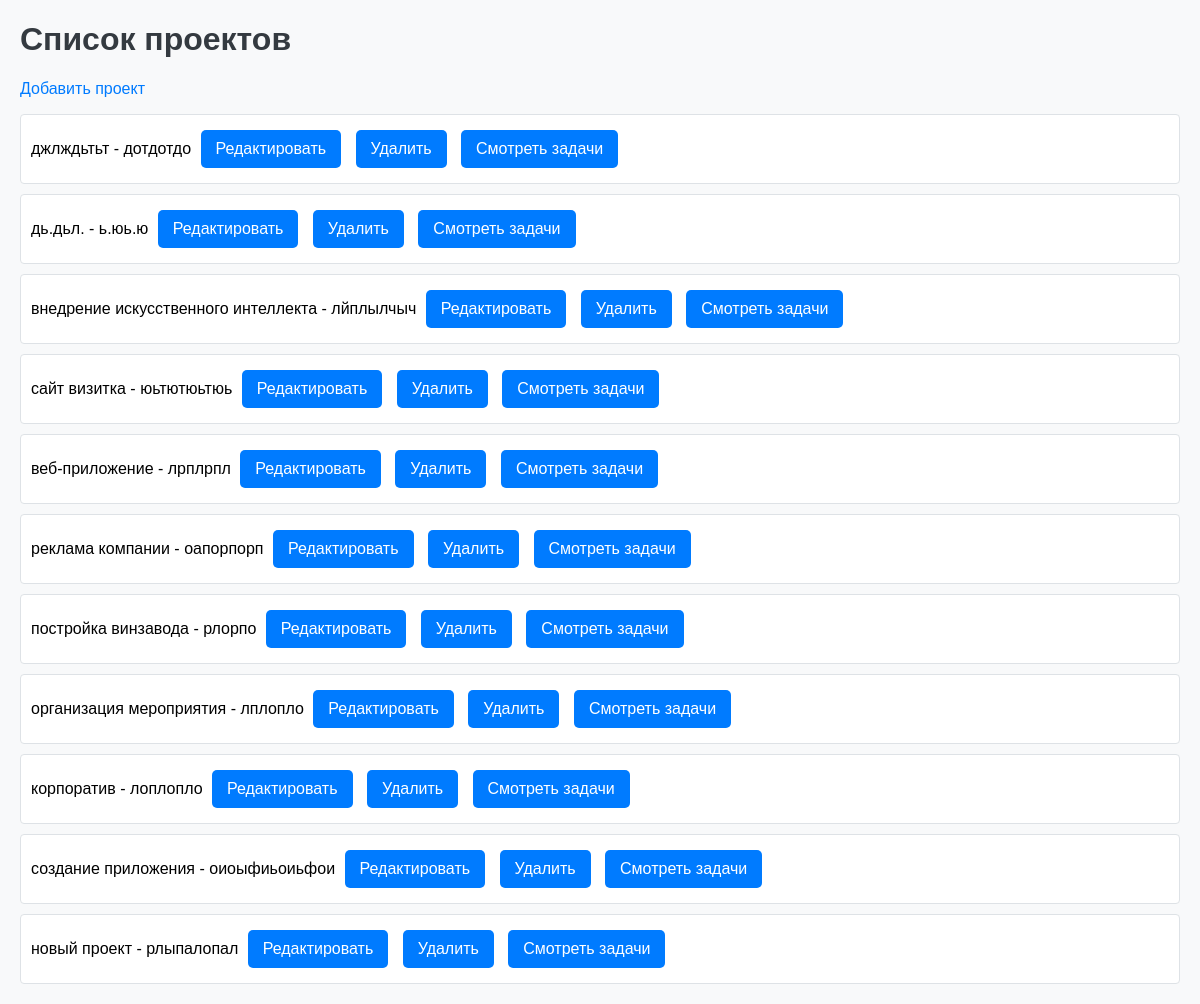
The app's page / (signed in) with its own data.
### tasks/models.py (models this page shows)
class Project(models.Model):
    name = models.CharField(max_length=100)
    description = models.TextField()
    start_date = models.DateField()
    end_date = models.DateField()
    users = models.ManyToManyField(User, related_name='projects')

### tasks/views.py (the view)
# urls.py: path('', project_list, name='project_list'),
@login_required
def project_list(request):
    projects = Project.objects.all()
    return render(request, 'tasks/project_list.html', {'projects': projects})

### tasks/templates/tasks/project_list.html (shortened to what this page needs)
<!DOCTYPE html>
<html lang="en">
<head>
    {% load static %}
    <link rel="stylesheet" href="{% static 'style.css' %}">
</head>
<body>
    <h1>Список проектов</h1>
    <a href="{% url 'add_project' %}">Добавить проект</a>
    <ul>
        {% for project in projects %}
        <li>
            {{ project.name }} - {{ project.description }}
            <a href="{% url 'edit_project' project.pk %}" class="button">Редактировать</a>
            <a href="{% url 'delete_project' project.pk %}" class="button">Удалить</a>
            <a href="{% url 'project_detail' project.pk %}" class="button">Смотреть задачи</a>
        </li>
        {% endfor %}
    </ul>
</body>
</html>

### tasks/static/style.css (style rules this page uses)
body { font-family: Arial, sans-serif; background-color: #f8f9fa; margin: 20px; }
h1 { color: #343a40; }
a { text-decoration: none; color: #007bff; }
ul { list-style-type: none; padding: 0; }
li { margin: 10px 0; padding: 10px; border: 1px solid #dee2e6; border-radius: 4px; background-color: #ffffff; }
.button { display: inline-block; padding: 10px 15px; margin: 5px; font-size: 16px; color: white; background-color: #007bff; border: none; border-radius: 5px; text-decoration: none; text-align: center; transition: background-color 0.3s; }

### records on screen
Project: name "джлждьтьт", description "дотдотдо"
Project: name "дь.дьл.", description "ь.юь.ю"
Project: name "внедрение искусственного интеллекта", description "лйплылчыч"
Project: name "сайт визитка", description "юьтютюьтюь"
Project: name "веб-приложение", description "лрплрпл"
Project: name "реклама компании", description "оапорпорп"
Project: name "постройка винзавода", description "рлорпо"
Project: name "организация мероприятия", description "лплопло"
Project: name "корпоратив", description "лоплопло"
Project: name "создание приложения", description "оиоыфиьоиьфои"
Project: name "новый проект", description "рлыпалопал"
